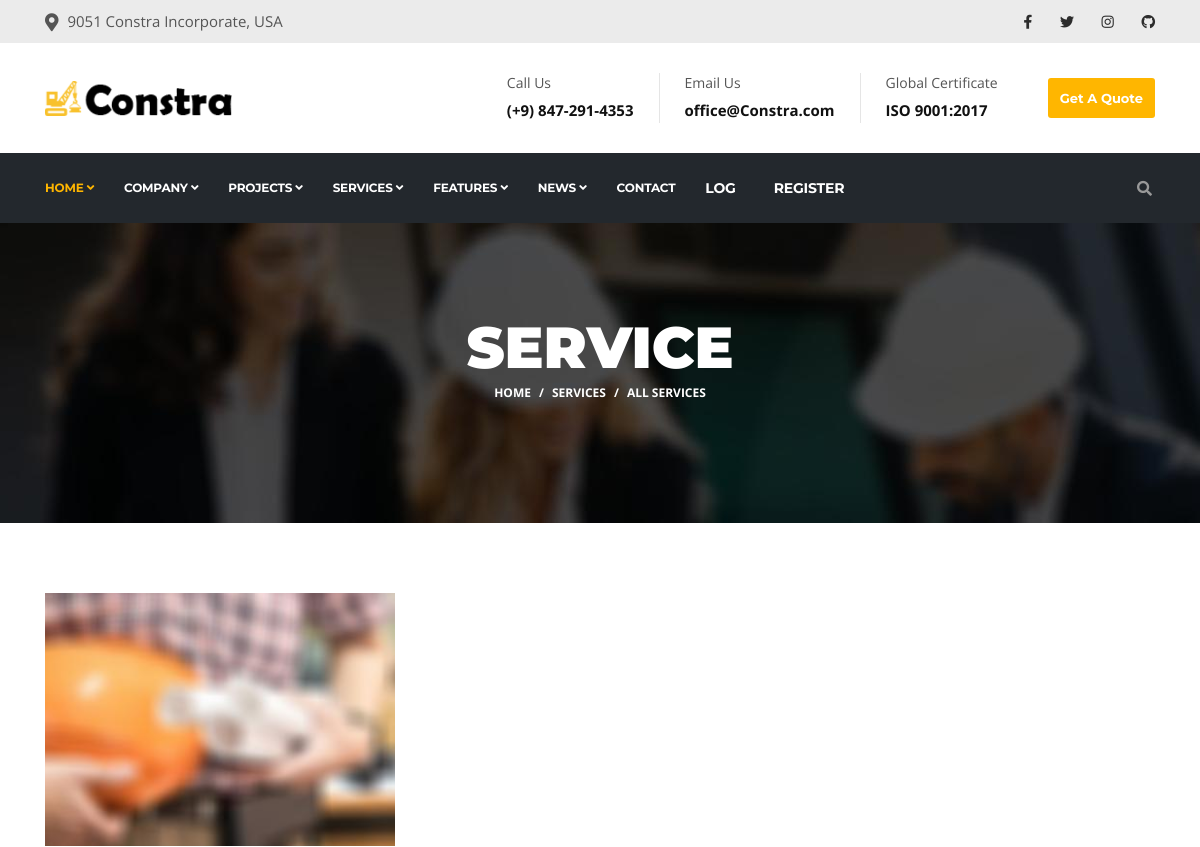
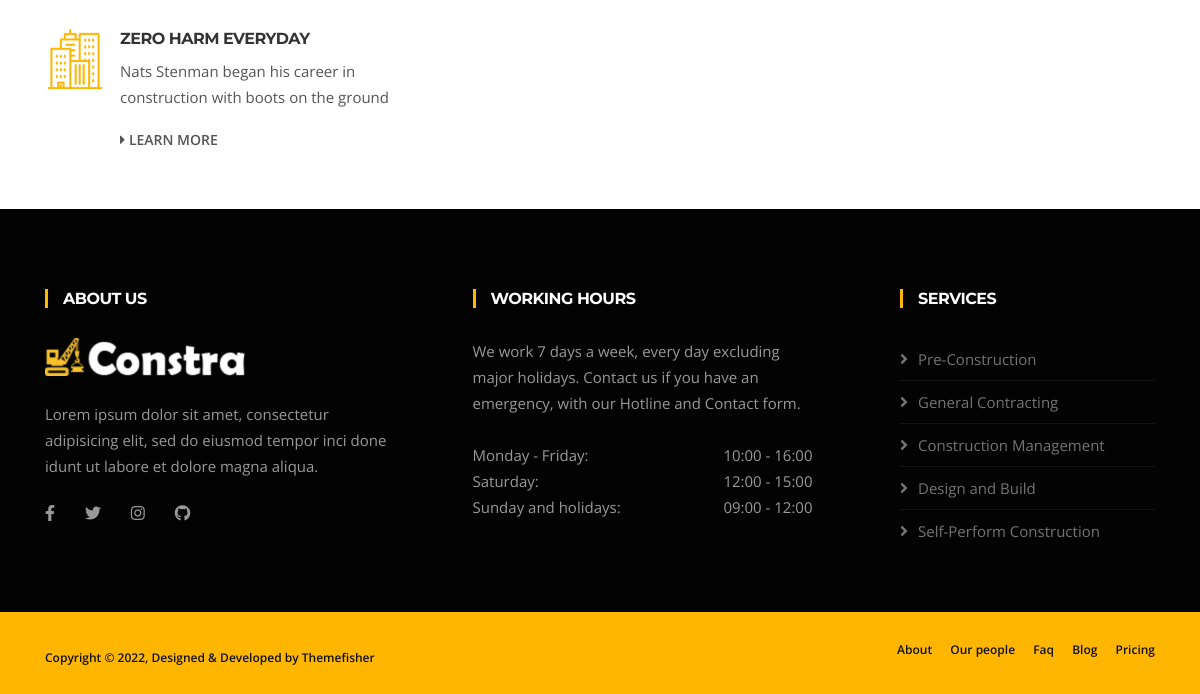
The app's page /service/, older data (2 pictures, top to bottom).
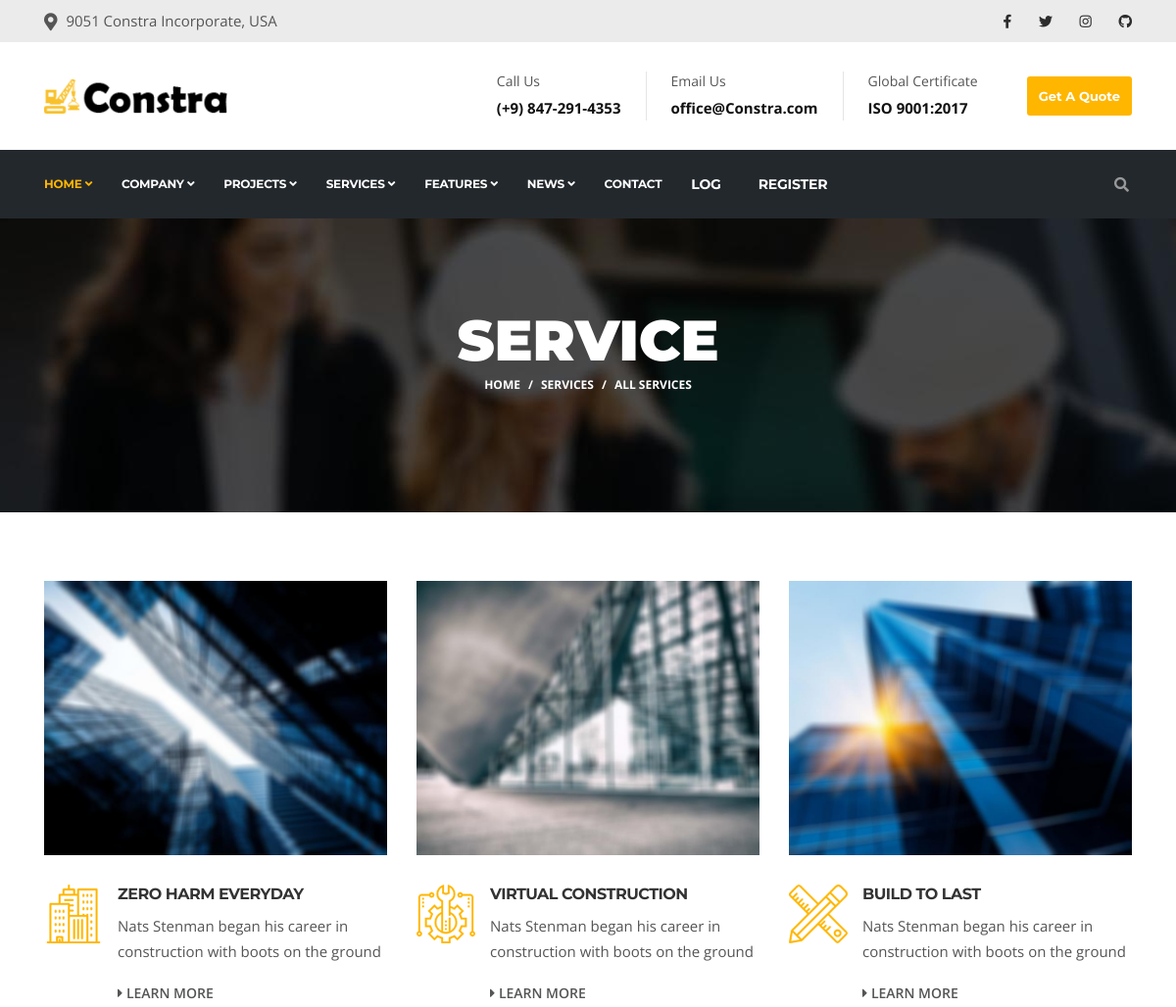
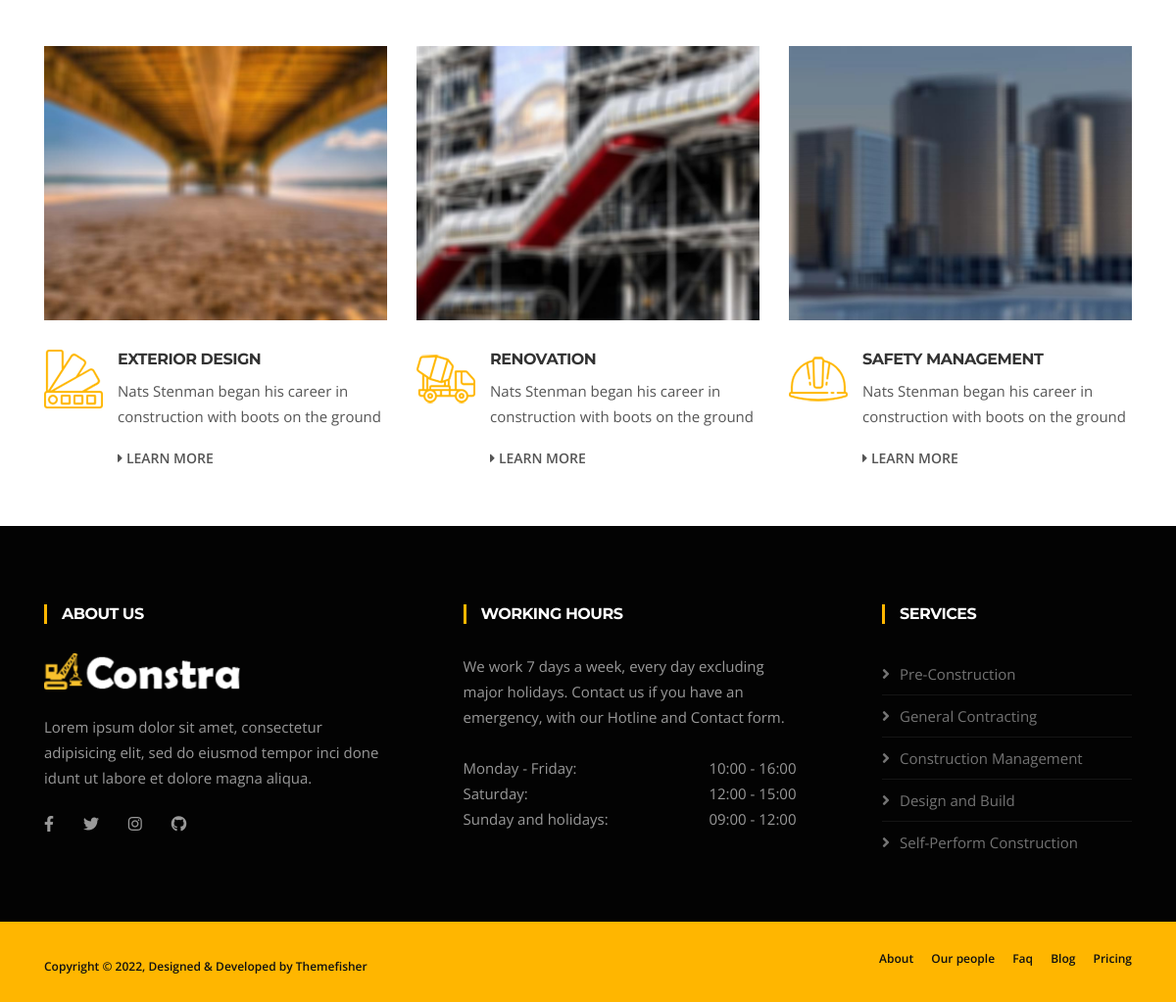
The same page, newer data (2 pictures, top to bottom).
### home/models.py (models this page shows, shortened)
class CommonInfo(models.Model):
    name = models.CharField(max_length=100)
    about = models.TextField(default='Nats Stenman began his career in construction with boots on the ground')
    class Meta:
        abstract = True

class Service(CommonInfo):
    solutions = models.ManyToManyField('Solution')
    image1 = models.ImageField(upload_to='images/services/')
    image2 = models.ImageField(upload_to='images/services/')
    icon = models.ImageField(upload_to='images/services/')

### home/views.py (the view)
class CustomList(ListView):
    pass

### templates/service/service.html
{% extends 'base/base.html' %}
{% load static %}
{% block content %}
<div id="banner-area" class="banner-area" style="background-image:url({% static 'images/banner/banner1.jpg'%})">
  <div class="banner-text">
    <div class="container">
        <div class="row">
          <div class="col-lg-12">
              <div class="banner-heading">
                <h1 class="banner-title">Service</h1>
                <nav aria-label="breadcrumb">
                    <ol class="breadcrumb justify-content-center">
                      <li class="breadcrumb-item"><a href="#">Home</a></li>
                      <li class="breadcrumb-item"><a href="#">Services</a></li>
                      <li class="breadcrumb-item active" aria-current="page">All Services</li>
                    </ol>
                </nav>
              </div>
          </div>
        </div>
    </div>
  </div>
</div>
<section id="main-container" class="main-container pb-2">
  <div class="container">
    <div class="row">
      {% for o in service_list %}
      <div class="col-lg-4 col-md-6 mb-5">
        <div class="ts-service-box">
            <div class="ts-service-image-wrapper">
              <img loading="lazy" class="w-100" src="{{o.image2.url}}" alt="service-image">
            </div>
            <div class="d-flex">
              <div class="ts-service-box-img">
                  <img loading="lazy" src="{{o.icon.url}}" alt="service-icon">
              </div>
              <div class="ts-service-info">
                  <h3 class="service-box-title"><a href="{% url 'home:service-detail' o.id %}">{{o.name}}</a></h3>
                  <p>{{o.about | truncatewords:'20' }}</p>
                  <a class="learn-more d-inline-block" href="{% url 'home:service-detail' o.id %}" aria-label="service-details"><i class="fa fa-caret-right"></i> Learn more</a>
              </div>
            </div>
        </div>
      </div>
      {% endfor %}
    </div>
  </div>
</section>
{% endblock content %}

### templates/base/base.html (shortened to what this page needs)
{% load static %}
<!DOCTYPE html>
<html lang="en">
<head>
  <link rel="stylesheet" href="{% static 'plugins/bootstrap/bootstrap.min.css' %}">
  <link rel="stylesheet" href="{% static 'plugins/fontawesome/css/all.min.css' %}">
  <link rel="stylesheet" href="{% static 'plugins/animate-css/animate.css' %}">
  <link rel="stylesheet" href="{% static 'plugins/slick/slick.css' %}">
  <link rel="stylesheet" href="{% static 'plugins/slick/slick-theme.css' %}">
  <link rel="stylesheet" href="{% static 'plugins/colorbox/colorbox.css' %}">
  <link rel="stylesheet" href="{% static 'css/style.css' %}">
</head>
<body>
<div class="body-inner">
    <div id="top-bar" class="top-bar">
        <div class="container">
          <div class="row">
              <div class="col-lg-8 col-md-8">
                <ul class="top-info text-center text-md-left">
                    <li><i class="fas fa-map-marker-alt"></i> <p class="info-text">9051 Constra Incorporate, USA</p>
                    </li>
                </ul>
              </div>
              <div class="col-lg-4 col-md-4 top-social text-center text-md-right">
                <ul class="list-unstyled">
                    <li>
                      <a title="Facebook" href="https://facebbok.com/themefisher.com">
                          <span class="social-icon"><i class="fab fa-facebook-f"></i></span>
                      </a>
                      <a title="Twitter" href="https://twitter.com/themefisher.com">
                          <span class="social-icon"><i class="fab fa-twitter"></i></span>
                      </a>
                      <a title="Instagram" href="https://instagram.com/themefisher.com">
                          <span class="social-icon"><i class="fab fa-instagram"></i></span>
                      </a>
                      <a title="Linkdin" href="https://github.com/themefisher.com">
                          <span class="social-icon"><i class="fab fa-github"></i></span>
                      </a>
                    </li>
                </ul>
              </div>
          </div>
        </div>
    </div>
    {% include 'base/header.html' %}
    {% block content %}
    {% endblock %}
    {% include 'base/footer.html' %}
  </div>
  </body>
  </html>

### templates/base/header.html (shortened to what this page needs)
{% load static %}
<header id="header" class="header-one">
  <div class="bg-white">
    <div class="container">
      <div class="logo-area">
          <div class="row align-items-center">
            <div class="logo col-lg-3 text-center text-lg-left mb-3 mb-md-5 mb-lg-0">
                <a class="d-block" href="{% url 'home:home' %}">
                  <img loading="lazy" src="{% static 'images/logo.png'%}" alt="Constra">
                </a>
            </div>
            <div class="col-lg-9 header-right">
                <ul class="top-info-box">
                  <li>
                    <div class="info-box">
                      <div class="info-box-content">
                          <p class="info-box-title">Call Us</p>
                          <p class="info-box-subtitle"><a href="tel:(+9) 847-291-4353">(+9) 847-291-4353</a></p>
                      </div>
                    </div>
                  </li>
                  <li>
                    <div class="info-box">
                      <div class="info-box-content">
                          <p class="info-box-title">Email Us</p>
                          <p class="info-box-subtitle"><a href="mailto:office@Constra.com">office@Constra.com</a></p>
                      </div>
                    </div>
                  </li>
                  <li class="last">
                    <div class="info-box last">
                      <div class="info-box-content">
                          <p class="info-box-title">Global Certificate</p>
                          <p class="info-box-subtitle">ISO 9001:2017</p>
                      </div>
                    </div>
                  </li>
                  <li class="header-get-a-quote">
                    <a class="btn btn-primary" href="{% url 'home:contact' %}">Get A Quote</a>
                  </li>
                </ul>
            </div>
          </div>
      </div>
    </div>
  </div>
  <div class="site-navigation">
    <div class="container">
        <div class="row">
          <div class="col-lg-12">
              <nav class="navbar navbar-expand-lg navbar-dark p-0">
                <div id="navbar-collapse" class="collapse navbar-collapse">
                    <ul class="nav navbar-nav mr-auto">
                      <li class="nav-item dropdown active">
                          <a href="#" class="nav-link dropdown-toggle" data-toggle="dropdown">Home <i class="fa fa-angle-down"></i></a>
                      </li>
                      <li class="nav-item dropdown">
                          <a href="#" class="nav-link dropdown-toggle" data-toggle="dropdown">Company <i class="fa fa-angle-down"></i></a>
                      </li>
                      <li class="nav-item dropdown">
                          <a href="#" class="nav-link dropdown-toggle" data-toggle="dropdown">Projects <i class="fa fa-angle-down"></i></a>
                      </li>
                      <li class="nav-item dropdown">
                          <a href="#" class="nav-link dropdown-toggle" data-toggle="dropdown">Services <i class="fa fa-angle-down"></i></a>
                      </li>
                      <li class="nav-item dropdown">
                          <a href="#" class="nav-link dropdown-toggle" data-toggle="dropdown">Features <i class="fa fa-angle-down"></i></a>
                      </li>
                      <li class="nav-item dropdown">
                          <a href="#" class="nav-link dropdown-toggle" data-toggle="dropdown">News <i class="fa fa-angle-down"></i></a>
                      </li>
                      <li class="nav-item"><a class="nav-link" href="{% url 'home:contact' %}">Contact</a></li>
                      {% if user.is_authenticated %}
                      <li class="list-inline-item"><a class="text-uppercase text-color p-sm-2 py-2 px-0 d-inline-block" href="{% url 'home:logout' %}" data-toggle="modal" data-target="#logoutModal">logout</a></li>
                      <li class="list-inline-item"><a class="text-uppercase text-color p-sm-2 py-2 px-0 d-inline-block" href="#">{{user}}</a></li>
                      {% else %}
                      <li class="list-inline-item"><a class="text-uppercase text-color p-sm-2 py-2 px-0 d-inline-block" href="#" data-toggle="modal" data-target="#loginModal">log</a></li>
                      <li class="list-inline-item"><a class="text-uppercase text-color p-sm-2 py-2 px-0 d-inline-block" href="#" data-toggle="modal" data-target="#signupModal">register</a></li>
                      {% endif %}
                    </ul>
                </div>
              </nav>
          </div>
        </div>
        <div class="nav-search">
          <span id="search"><i class="fa fa-search"></i></span>
        </div>
    </div>
  </div>
</header>

### templates/base/modal.html (shortened to what this page needs)
{% load static %}

### templates/base/footer.html (shortened to what this page needs)
  {% load static %}
  <footer id="footer" class="footer bg-overlay">
    <div class="footer-main">
      <div class="container">
        <div class="row justify-content-between">
          <div class="col-lg-4 col-md-6 footer-widget footer-about">
            <h3 class="widget-title">About Us</h3>
            <img loading="lazy" width="200px" class="footer-logo" src="{% static 'images/footer-logo.png'%}" alt="Constra">
            <p>Lorem ipsum dolor sit amet, consectetur adipisicing elit, sed do eiusmod tempor inci done idunt ut
              labore et dolore magna aliqua.</p>
            <div class="footer-social">
              <ul>
                <li><a href="https://facebook.com/themefisher" aria-label="Facebook"><i
                      class="fab fa-facebook-f"></i></a></li>
                <li><a href="https://twitter.com/themefisher" aria-label="Twitter"><i class="fab fa-twitter"></i></a>
                </li>
                <li><a href="https://instagram.com/themefisher" aria-label="Instagram"><i
                      class="fab fa-instagram"></i></a></li>
                <li><a href="https://github.com/themefisher" aria-label="Github"><i class="fab fa-github"></i></a></li>
              </ul>
            </div>
          </div>
          <div class="col-lg-4 col-md-6 footer-widget mt-5 mt-md-0">
            <h3 class="widget-title">Working Hours</h3>
            <div class="working-hours">
              We work 7 days a week, every day excluding major holidays. Contact us if you have an emergency, with our
              Hotline and Contact form.
              <br><br> Monday - Friday: <span class="text-right">10:00 - 16:00 </span>
              <br> Saturday: <span class="text-right">12:00 - 15:00</span>
              <br> Sunday and holidays: <span class="text-right">09:00 - 12:00</span>
            </div>
          </div>
          <div class="col-lg-3 col-md-6 mt-5 mt-lg-0 footer-widget">
            <h3 class="widget-title">Services</h3>
            <ul class="list-arrow">
              <li><a href="{% url 'home:service-detail' 1 %}">Pre-Construction</a></li>
              <li><a href="{% url 'home:service-detail' 2 %}">General Contracting</a></li>
              <li><a href="{% url 'home:service-detail' 3 %}">Construction Management</a></li>
              <li><a href="{% url 'home:service-detail' 4 %}">Design and Build</a></li>
              <li><a href="{% url 'home:service-detail' 5 %}">Self-Perform Construction</a></li>
            </ul>
          </div>
        </div>
      </div>
    </div>
    <div class="copyright">
      <div class="container">
        <div class="row align-items-center">
          <div class="col-md-6">
            <div class="copyright-info text-center text-md-left">
              <span>Copyright &copy; , Designed &amp; Developed by <a href="https://themefisher.com">Themefisher</a></span>
            </div>
          </div>
          <div class="col-md-6">
            <div class="footer-menu text-center text-md-right">
              <ul class="list-unstyled">
                <li><a href="{% url 'home:about' %}">About</a></li>
                <li><a href="{% url 'home:team' %}">Our people</a></li>
                <li><a href="{% url 'home:faq' %}">Faq</a></li>
                <li><a href="{% url 'home:news-left' %}">Blog</a></li>
                <li><a href="{% url 'home:pricing' %}">Pricing</a></li>
              </ul>
            </div>
          </div>
        </div>
      </div>
    </div>
  </footer>

Row changes from the older to the newer data that the page shows:
changed Service "ZERO HARM EVERYDAY": image2: a different picture
added Service: image2 (picture), icon (picture), name "VIRTUAL CONSTRUCTION", about "Nats Stenman began his career in construction with boots on the ground"
added Service: image2 (picture), icon (picture), name "BUILD TO LAST", about "Nats Stenman began his career in construction with boots on the ground"
added Service: image2 (picture), icon (picture), name "EXTERIOR DESIGN", about "Nats Stenman began his career in construction with boots on the ground"
added Service: image2 (picture), icon (picture), name "RENOVATION", about "Nats Stenman began his career in construction with boots on the ground"
added Service: image2 (picture), icon (picture), name "SAFETY MANAGEMENT", about "Nats Stenman began his career in construction with boots on the ground"
